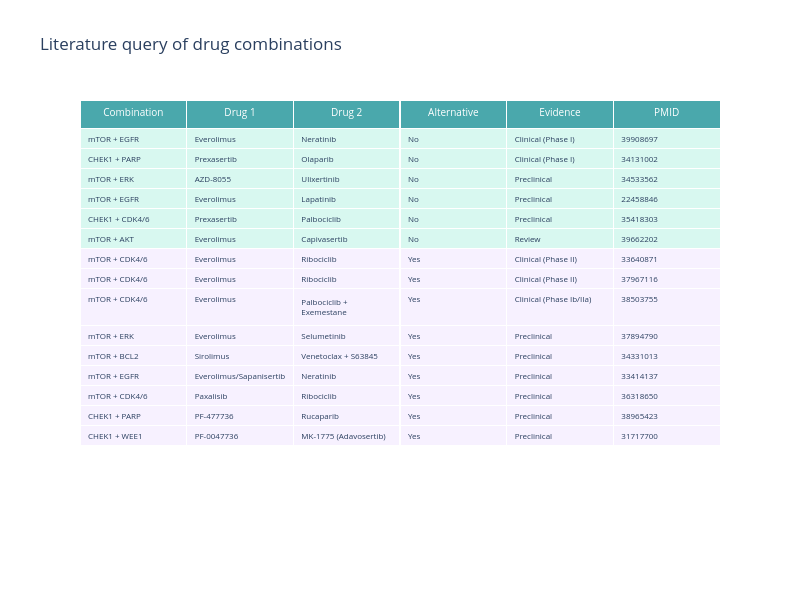

Notebook cell for this chart:
### Markdown cell above
## Literature search results

### Code cell
combinations_query_df = pandas.read_csv('C:\\Users\\viviamsb\\OneDrive - NTNU\\PhD Folder\\Pipeline\\DrugLogics_pipeline_modules\\module_scripts\\input\\oncologics_dataset\\Corrected_Combination_Summary_with_Alternative_Flag.csv')
# Filter out rows where 'Evidence' is 'Not found'
combinations_query_df = combinations_query_df[combinations_query_df['Evidence'] != 'Not found']
combinations_query_df = combinations_query_df.sort_values(by=['Alternative', 'Evidence'])
fig = go.Figure(
    data=[
        go.Table(
            header=dict(values=list(combinations_query_df.columns), fill_color="#4AA8AC", align='center', font=dict(color='white', size=10)),
            # cells=dict(values=[combinations_query_df[col] for col in combinations_query_df.columns], fill_color="#f7f1ff", align='left')
            # If values in 'Evidence' column are not 'o evidence found', set the background color to light gray
            cells=dict(
                values=[combinations_query_df[col] for col in combinations_query_df.columns],
                fill_color=[["#f7f1ff" if value == 'Yes' else "#d8f8f0" for value in combinations_query_df['Alternative']]] * len(combinations_query_df.columns),
                align='left',
                font_size=8
                )
        )
    ]
)
fig.update_layout(
    title='Literature query of drug combinations',
    width=800,
    height=600
)
# fig.write_html(plots_path + 'oncologics_combinations_query.html', auto_open=True)
fig.show()

### Figure 1 — Plotly figure (JSON) as saved in the notebook; plotly's stock layout.template omitted (floating-point values rounded to 4 significant figures)
{"data": [{"cells": {"align": "left", "fill": {"color": [["#d8f8f0", "#d8f8f0", "#d8f8f0", "#d8f8f0", "#d8f8f0", "#d8f8f0", "#f7f1ff", "#f7f1ff", "#f7f1ff", "#f7f1ff", "#f7f1ff", "#f7f1ff", "#f7f1ff", "#f7f1ff", "#f7f1ff"], ["#d8f8f0", "#d8f8f0", "#d8f8f0", "#d8f8f0", "#d8f8f0", "#d8f8f0", "#f7f1ff", "#f7f1ff", "#f7f1ff", "#f7f1ff", "#f7f1ff", "#f7f1ff", "#f7f1ff", "#f7f1ff", "#f7f1ff"], ["#d8f8f0", "#d8f8f0", "#d8f8f0", "#d8f8f0", "#d8f8f0", "#d8f8f0", "#f7f1ff", "#f7f1ff", "#f7f1ff", "#f7f1ff", "#f7f1ff", "#f7f1ff", "#f7f1ff", "#f7f1ff", "#f7f1ff"], ["#d8f8f0", "#d8f8f0", "#d8f8f0", "#d8f8f0", "#d8f8f0", "#d8f8f0", "#f7f1ff", "#f7f1ff", "#f7f1ff", "#f7f1ff", "#f7f1ff", "#f7f1ff", "#f7f1ff", "#f7f1ff", "#f7f1ff"], ["#d8f8f0", "#d8f8f0", "#d8f8f0", "#d8f8f0", "#d8f8f0", "#d8f8f0", "#f7f1ff", "#f7f1ff", "#f7f1ff", "#f7f1ff", "#f7f1ff", "#f7f1ff", "#f7f1ff", "#f7f1ff", "#f7f1ff"], ["#d8f8f0", "#d8f8f0", "#d8f8f0", "#d8f8f0", "#d8f8f0", "#d8f8f0", "#f7f1ff", "#f7f1ff", "#f7f1ff", "#f7f1ff", "#f7f1ff", "#f7f1ff", "#f7f1ff", "#f7f1ff", "#f7f1ff"]]}, "font": {"size": 8}, "values": [["mTOR + EGFR", "CHEK1 + PARP", "mTOR + ERK", "mTOR + EGFR", "CHEK1 + CDK4/6", "mTOR + AKT", "mTOR + CDK4/6", "mTOR + CDK4/6", "mTOR + CDK4/6", "mTOR + ERK", "mTOR + BCL2", "mTOR + EGFR", "mTOR + CDK4/6", "CHEK1 + PARP", "CHEK1 + WEE1"], ["Everolimus", "Prexasertib", "AZD-8055", "Everolimus", "Prexasertib", "Everolimus", "Everolimus", "Everolimus", "Everolimus", "Everolimus", "Sirolimus", "Everolimus/Sapanisertib", "Paxalisib", "PF-477736", "PF-0047736"], ["Neratinib", "Olaparib", "Ulixertinib", "Lapatinib", "Palbociclib", "Capivasertib", "Ribociclib", "Ribociclib", "Palbociclib + Exemestane", "Selumetinib", "Venetoclax + S63845", "Neratinib", "Ribociclib", "Rucaparib", "MK-1775 (Adavosertib)"], ["No", "No", "No", "No", "No", "No", "Yes", "Yes", "Yes", "Yes", "Yes", "Yes", "Yes", "Yes", "Yes"], ["Clinical (Phase I)", "Clinical (Phase I)", "Preclinical", "Preclinical", "Preclinical", "Review", "Clinical (Phase II)", "Clinical (Phase II)", "Clinical (Phase Ib/IIa)", "Preclinical", "Preclinical", "Preclinical", "Preclinical", "Preclinical", "Preclinical"], ["39908697", "34131002", "34533562", "22458846", "35418303", "39662202", "33640871", "37967116", "38503755", "37894790", "34331013", "33414137", "36318650", "38965423", "31717700"]]}, "header": {"align": "center", "fill": {"color": "#4AA8AC"}, "font": {"color": "white", "size": 10}, "values": ["Combination", "Drug 1", "Drug 2", "Alternative", "Evidence", "PMID"]}, "type": "table"}], "layout": {"height": 600, "title": {"text": "Literature query of drug combinations"}, "width": 800}}
